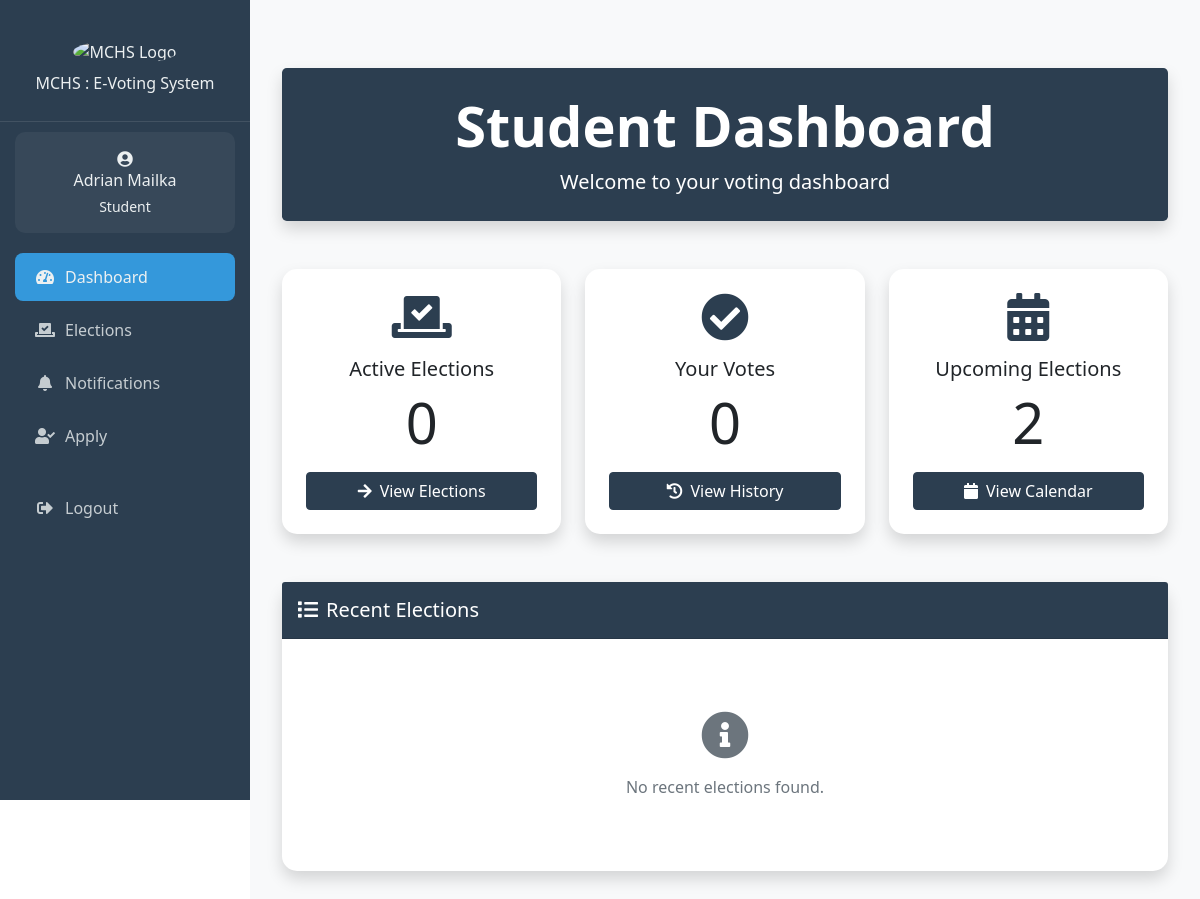
The page /student/dashboard.php (signed in) on the database as committed earlier.
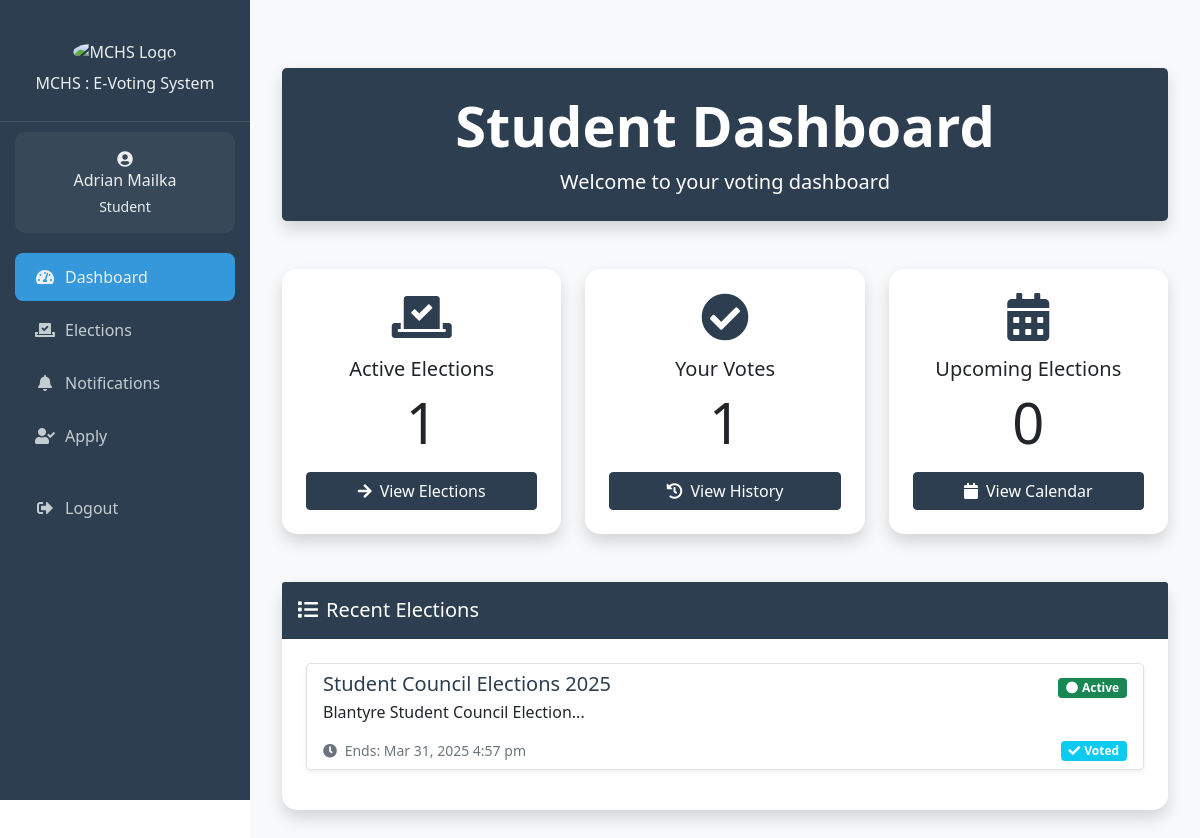
The same page on the database as committed later.
### tables this page shows
CREATE TABLE IF NOT EXISTS `elections` (
  `id` int NOT NULL AUTO_INCREMENT,
  `title` varchar(255) NOT NULL,
  `description` text,
  `branch` varchar(50) NOT NULL,
  `start_date` datetime NOT NULL,
  `end_date` datetime NOT NULL,
  `status` enum('upcoming','active','completed') DEFAULT 'upcoming',
  `created_by` int NOT NULL,
  `created_at` timestamp NULL DEFAULT CURRENT_TIMESTAMP,
  `updated_at` timestamp NULL DEFAULT CURRENT_TIMESTAMP ON UPDATE CURRENT_TIMESTAMP,
  `manual_status` tinyint(1) DEFAULT '0',
  PRIMARY KEY (`id`),
  UNIQUE KEY `unique_election` (`title`,`start_date`,`end_date`),
  KEY `created_by` (`created_by`)
);

### student/dashboard.php (the view, shortened to what the changed rows need)
<?php
require_once '../includes/header.php';
?>
<div class="container py-5">
    <div class="row mb-5">
        <div class="col-12 text-center">
            <div class="bg-custom-primary text-white p-4 rounded-3 shadow">
                <h1 class="display-4 fw-bold">Student Dashboard</h1>
            </div>
        </div>
    </div>
    <div class="row g-4">
        <div class="col-12 col-md-4">
            <div class="card border-0 shadow h-100">
                <div class="card-body text-center p-4">
                    <div class="text-custom-primary mb-3">
                        <i class="fas fa-vote-yea fa-3x"></i>
                    </div>
                    <h5 class="card-title">Active Elections</h5>
                    <?php
                    $stmt = $conn->prepare("SELECT COUNT(*) FROM elections WHERE status = 'active'");
                    $stmt->execute();
                    $active_elections = $stmt->fetchColumn();
                    ?>
                    <h2 class="display-4 mb-3"><?php echo $active_elections; ?></h2>
                    <a href="elections.php" class="btn btn-custom-primary w-100">
                        <i class="fas fa-arrow-right me-2"></i>View Elections
                    </a>
                </div>
            </div>
        </div>
        <div class="col-12 col-md-4">
            <div class="card border-0 shadow h-100">
                <div class="card-body text-center p-4">
                    <div class="text-custom-primary mb-3">
                        <i class="fas fa-check-circle fa-3x"></i>
                    </div>
                    <h5 class="card-title">Your Votes</h5>
                    <?php
                    $stmt = $conn->prepare("SELECT COUNT(DISTINCT election_id) FROM votes WHERE voter_id = ?");
                    $stmt->execute([$_SESSION['user_id']]);
                    $votes_cast = $stmt->fetchColumn();
                    ?>
                    <h2 class="display-4 mb-3"><?php echo $votes_cast; ?></h2>
                    <a href="#" class="btn btn-custom-primary w-100">
                        <i class="fas fa-history me-2"></i>View History
                    </a>
                </div>
            </div>
        </div>
        <div class="col-12 col-md-4">
            <div class="card border-0 shadow h-100">
                <div class="card-body text-center p-4">
                    <div class="text-custom-primary mb-3">
                        <i class="fas fa-calendar-alt fa-3x"></i>
                    </div>
                    <h5 class="card-title">Upcoming Elections</h5>
                    <?php
                    $stmt = $conn->prepare("SELECT COUNT(*) FROM elections WHERE status = 'upcoming'");
                    $stmt->execute();
                    $upcoming_elections = $stmt->fetchColumn();
                    ?>
                    <h2 class="display-4 mb-3"><?php echo $upcoming_elections; ?></h2>
                    <a href="elections.php" class="btn btn-custom-primary w-100">
                        <i class="fas fa-calendar me-2"></i>View Calendar
                    </a>
                </div>
            </div>
        </div>
    </div>
    <div class="card border-0 shadow mt-5">
        <div class="card-body p-4">
            <?php
            $stmt = $conn->prepare("
                SELECT e.*,
                       (SELECT COUNT(*) FROM votes v WHERE v.election_id = e.id AND v.voter_id = ?) as has_voted
                FROM elections e
                WHERE e.status IN ('active', 'completed')
                ORDER BY e.end_date DESC
                LIMIT 5
            ");
            $stmt->execute([$_SESSION['user_id']]);
            $recent_elections = $stmt->fetchAll();
            ?>
            <?php if (!empty($recent_elections)): ?>
                <div class="list-group">
                    <?php foreach ($recent_elections as $election): ?>
                        <div class="list-group-item list-group-item-action border mb-3 rounded-3 shadow-sm">
                            <div class="d-flex w-100 justify-content-between align-items-center">
                                <h5 class="mb-1 text-custom-primary">
                                    <?php echo htmlspecialchars($election['title']); ?>
                                </h5>
                                <div>
                                    <?php if ($election['status'] === 'active'): ?>
                                        <span class="badge bg-success"><i class="fas fa-circle me-1"></i>Active</span>
                                    <?php else: ?>
                                        <span class="badge bg-secondary"><i class="fas fa-check-circle me-1"></i>Completed</span>
                                    <?php endif; ?>
                                </div>
                            </div>
                            <p class="mb-3"><?php echo htmlspecialchars(substr($election['description'], 0, 100)) . '...'; ?></p>
                            <div class="d-flex justify-content-between align-items-center">
                                <small class="text-muted">
                                    <i class="fas fa-clock me-1"></i>
                                    Ends: <?php echo date('M j, Y g:i a', strtotime($election['end_date'])); ?>
                                </small>
                                <?php if ($election['status'] === 'active' && !$election['has_voted']): ?>
                                    <a href="vote.php?id=<?php echo $election['id']; ?>" class="btn btn-custom-primary btn-sm">
                                        <i class="fas fa-vote-yea me-1"></i>Vote Now
                                    </a>
                                <?php elseif ($election['has_voted']): ?>
                                    <span class="badge bg-info">
                                        <i class="fas fa-check me-1"></i>Voted
                                    </span>
                                <?php endif; ?>
                            </div>
                        </div>
                    <?php endforeach; ?>
                </div>
            <?php else: ?>
                <div class="text-center text-muted py-5">
                    <i class="fas fa-info-circle fa-3x mb-3"></i>
                    <p class="mb-0">No recent elections found.</p>
                </div>
            <?php endif; ?>
        </div>
    </div>
</div>
<?php require_once '../includes/footer.php'; ?>

Rows that differ between the two databases and show on the page:
added elections: title "Student Council Elections 2025", status "active" (drawn), description "Blantyre Student Council Election", end_date "Mar 31, 2025 4:57 pm"
Other text that changed with them:
$active_elections: "0" → "1"
$votes_cast: "0" → "1"
$upcoming_elections: "2" → "0"
text no longer shown: "No recent elections found."
